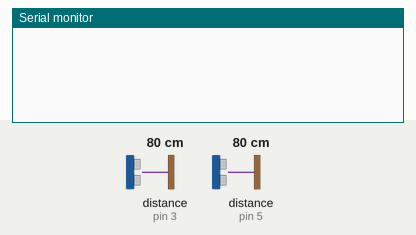
This sketch was run on a simulated Arduino Uno, built with avr-gcc and run on an emulated ATmega328P. Shown: the last lines printed to the serial monitor. Wiring (inferred from the names in the program): 2 × ultrasonic range finder: trigger pin 2, echo pin 3 / trigger pin 4, echo pin 5. The test bench sets the inputs (shaded band); at power-on: distance to the obstacle (sensors on pin 3, pin 5) 80 cm. The echo pulse lasts 58.3 µs per cm.

Above: at 1.2 s.
1.3 s: distance to the obstacle (sensor on pin 3) set to 45 cm
2.8 s: distance to the obstacle (sensor on pin 3) set to 37 cm
At 3.17 s:
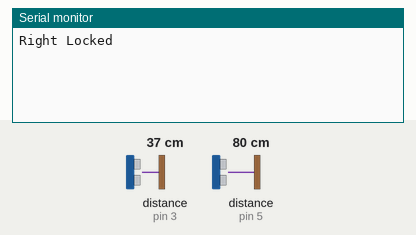
5.0 s: distance to the obstacle (sensor on pin 3) set to 28 cm
At 5.5 s:
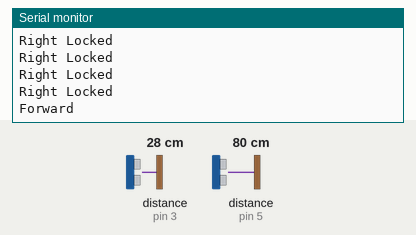

The sketch:

final_project.ino
```cpp
//Arduino code:

const int trigger1 = 4; //Trigger pin of 1st Sensor
const int echo1 = 5; //Echo pin of 1st Sensor
const int trigger2 = 2; //Trigger pin of 2nd Sensor
const int echo2 = 3;//Echo pin of 2nd Sensor

long time_taken;
int dist, distL, distR;     // dist= distanta calculata de la o mana la senzor. distL= distanta pt mana stanga. distL= distanta pt mana dreapta.

void setup() {
//The Serial communication between Arduino and python takes places at a baud rate of 9600.
  Serial.begin(9600);
  pinMode(trigger1, OUTPUT);
  pinMode(echo1, INPUT);
  pinMode(trigger2, OUTPUT);
  pinMode(echo2, INPUT);
}

/*###Function to calculate distance###*/
void calculate_distance(int trigger, int echo) {
  digitalWrite(trigger, LOW);
  delayMicroseconds(2);
  digitalWrite(trigger, HIGH);
  delayMicroseconds(10);
  digitalWrite(trigger, LOW);
  time_taken = pulseIn(echo, HIGH);
  dist = time_taken * 0.034 / 2;
  if(dist > 50)
    dist = 50;
}

void loop() {
  calculate_distance(trigger1, echo1);
  distL = dist; //get distance of left sensor

  calculate_distance(trigger2, echo2);
  distR = dist; //get distance of right sensor

  //Uncomment for debudding
  /*Serial.print("L=");
  Serial.println(distL);
  Serial.print("R=");
  Serial.println(distR);*/

  //Pause Modes -Hold
  if((distL > 40 && distR > 40) && (distL < 50 && distR < 50)) {
   //Detect both hands
    Serial.println("Play/Pause");
    delay (500);
  }

  calculate_distance(trigger1, echo1);
  distL = dist;

  calculate_distance(trigger2, echo2);
  distR = dist;

  //Control Modes
  //Lock Left - Control Mode
  if(distL < 40 && distR > 40) {
     delay(100); //Hand Hold Time
     calculate_distance(trigger1, echo1);
     distL = dist;

     if(distL >= 10 && distL <= 40) {
        Serial.println("Left Locked");
        while(distL <= 40) {
             calculate_distance(trigger1, echo1);
             distL = dist;

             if(distL < 20) { //Hand pushed in
               Serial.println("Vup");
               delay(700);
             }

             if(distL > 22) { //Hand pulled out
               Serial.println("Vdown");
               delay(700);
             }
        }
     }
  }


  //Lock Right - Control Mode
  if(distL > 40 && distR < 40) {
     delay(100); //Hand Hold Time
     calculate_distance(trigger2, echo2);
     distR = dist;
     if(distR >= 10 && distR <= 40) {
       Serial.println("Right Locked");
       while(distR < 30) {
            calculate_distance(trigger2, echo2);
            distR = dist;

            if(distR < 20) {  //Right hand pushed in
               Serial.println ("Rewind");
               delay(500);
            }
            if(distR > 22) { //Right hand pulled out
              Serial.println ("Forward");
              delay(500);
             }
       }
     }
  }

  delay(200);
}
```

Measured:
- the behaviour switches between 41 and 40 cm on distance to the obstacle (sensor on pin 3) (found by bisection; images 0 and 1)
- the behaviour switches between 31 and 30 cm on distance to the obstacle (sensor on pin 3) (found by bisection; images 1 and 2)
- after the input at 2.8 s, the serial monitor: prints a new line after 0.16 s (image 1)
- after the input at 5.0 s, the serial monitor: prints a new line after 0.20 s (image 2)
